Frame 1 (no input): blank canvas, image omitted
Frame 60 (the mouse pressed at the canvas centre just before this capture): blank canvas, image omitted
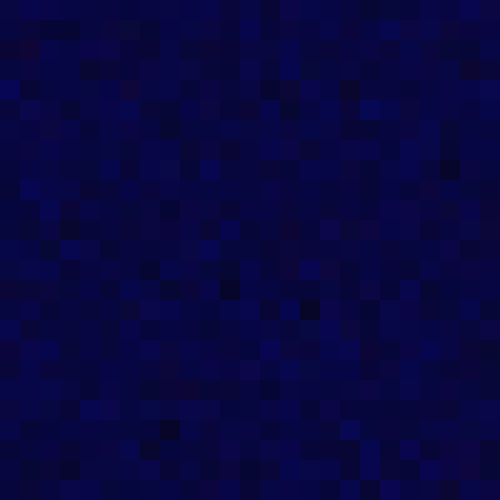
Frame 120 (the mouse held since frame 60 and released just before this capture)

The Processing sketch whose frames 1 and 60 were blank and that drew this single picture after the mouse press (run headless with seeded random() and noise(); from frame 60 on, the mouse is pressed at the canvas centre):

// Processing sketch: processing_25661
// ── processing_25661.pde


void setup () {
size (500, 500);
background (255);
smooth();
}
void draw () {
//use a mouse press to run the program

if (mousePressed) {
//use two for loops to fill the pattern

for (int x = 0; x<width; x +=20) {
for (int y = 0; y<height; y+=20) {
fill (random(14), random(11), random(126), 20);//set a random color
rect (x, y, 20, 20);
noStroke ();
}

}
}
}

void keyPressed (){
 
 if (key == 's' ){
   
 }
  
}
